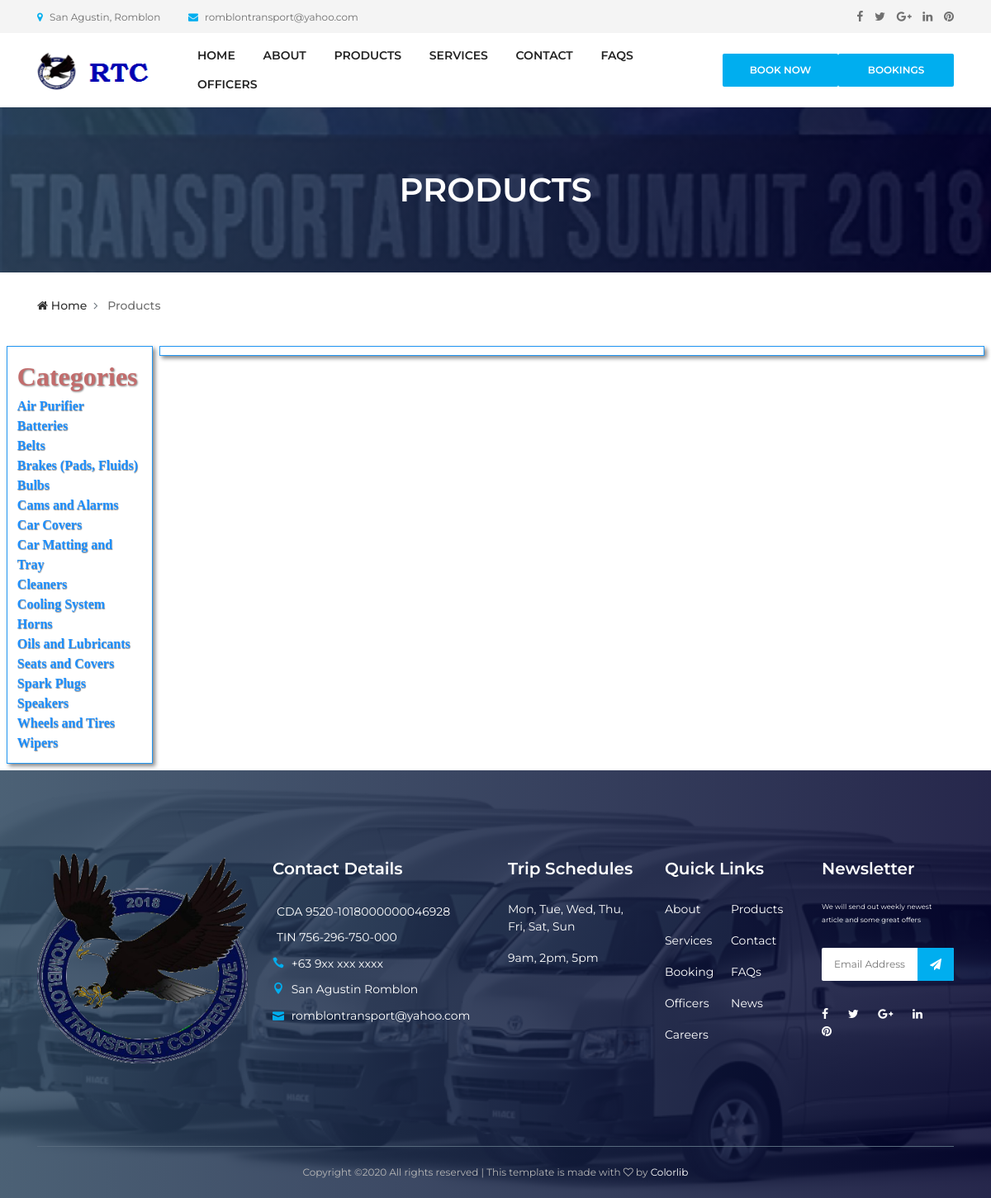
Screenshot of /products/ with the database file from the repository.
### tablas/models.py (models this page shows)
class Category(models.Model):
    name = models.CharField(max_length=50)
    description = models.CharField(max_length=255, null=True, blank=True)

### tablas/views.py (the view)
# urls.py: path('products/', views.category, name='products'),  # url 'products'
def category(request):
    categories = Category.objects.all().order_by('name')
    return render(request, 'category.html', {'categories': categories})

### tablas/templates/category.html (shortened to what this page needs)
{% extends 'base.html' %}
{% load static %}
{% block breadcrumb_bg %} {% static 'img/site/about.png' %} {% endblock %}
{% block breadcrumb    %} Products {% endblock %}
{% block page_name     %} Products {% endblock %}
{% block content %}
    <div class="products-container">
        <div class="category-sidebar">
            <div>
                <a class="title-text" href="{% url 'products' %}">Categories</a>
            </div>
            {% for category in categories %}
                <a class="regular-text" href="/products/category/?id={{category.id}}">{{ category.name }}</a>
            {% endfor%}
        </div>
        <div class="products-card-container">
        </div>
    </div>
{% endblock %}

### static/css/style.css (style rules this page uses)
* { margin: 0; padding: 0; }
body { font-family: "Montserrat", sans-serif; font-weight: 400; font-size: 14px; }
a, a:active, a:focus, a:hover { color: #333333; text-decoration: none; -webkit-transition-duration: 500ms; -o-transition-duration: 500ms; transition-duration: 500ms; outline: none; }

### static/css/oldbase.css (style rules this page uses)
.regular-text { color: dodgerblue; font-size: 1rem; font-weight: bold; text-shadow:.5px .5px 1px #888888; font-family: 'Shadows Into Light', cursive; }
.title-text { color: rgb(194, 108, 108); font-size: 2rem; font-weight: bold; text-shadow:1px 1px 2px #888888; font-family: 'Shadows Into Light', cursive; }
.products-container { height:100%; padding: .5rem; display: flex; justify-content: center; }
.category-sidebar { height: 100%; border: 1px solid #2196f3; flex-basis: 15%; padding: .3rem; box-shadow: 3px 3px 5px #888888; display:flex; flex-direction: column; padding: 1%; font-family: 'Shadows Into Light', cursive; font-size: medium; font-weight: bold; text-shadow:1px 1px 3px #888888; }
.category-sidebar a { text-decoration: none; }
.products-card-container { height: 100%; border: 1px solid #2196f3; flex-basis: 85%; padding: .3rem; box-shadow: 3px 3px 5px #888888; margin-left: .5rem; }

### static/css/default-assets/classy-nav.css (style rules this page uses)
body { font-family: "Roboto", sans-serif; }

### rows the page displays
Category: name "Air Purifier"
Category: name "Batteries"
Category: name "Belts"
Category: name "Brakes (Pads, Fluids)"
Category: name "Bulbs"
Category: name "Cams and Alarms"
Category: name "Car Covers"
Category: name "Car Matting and Tray"
Category: name "Cleaners"
Category: name "Cooling System"
Category: name "Horns"
Category: name "Oils and Lubricants"
Category: name "Seats and Covers"
Category: name "Spark Plugs"
Category: name "Speakers"
Category: name "Wheels and Tires"
Category: name "Wipers"
